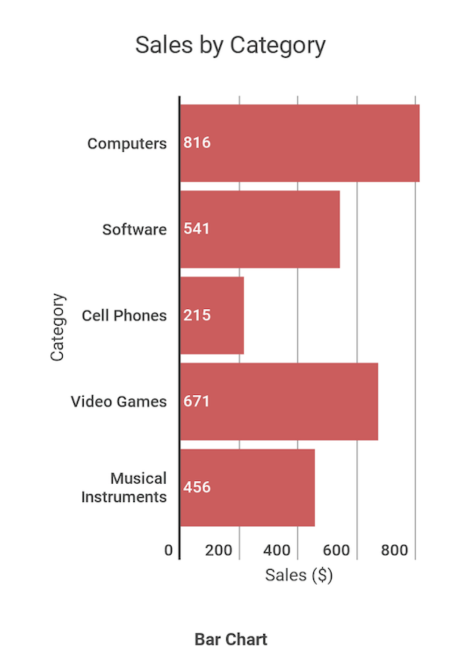
#> input picture unar_r3/bar_chart.png, 934 x 1322 px (shown at 1/2 size)
$ jupyter execute --allow-errors 'graph_to_data_table_(lame_way).ipynb'   (shell and % lines are left out)   (older library calls are emulated)
#> lines starting #> are read from the running program, lines starting #| are printed output that depends on the picture; after the words box and inside, x2 and y2 are one past the last pixel; in counts of white or black regions, pixels touching at a corner belong together
NOTE: These problems are better solved using Deep Learning as it would automatically generalise on commonly seen patterns. Due to lack of time, I am solving these using image processing & heuristics (assumptions are outlined whenever they are made)

[cell 1]

import cv2
import PIL
from PIL import Image
from io import BytesIO
import IPython.display
import numpy as np

[cell 2]
# Visualize numpy arrays for debugging
def showarray(a, fmt='png'):
    a = np.uint8(a)
    f = BytesIO()
    Image.fromarray(a).save(f, fmt)
    IPython.display.display(IPython.display.Image(data=f.getvalue()))

## Task 1: Extract textual and graphical information from bar graphs

* I'm gonna first extract bars, then the embedded numbers in them.
* Then segment and OCR words.
* Then use bars' loaction to classify if each word segment belongs to X or Y
* Also, determine which word segment relates to which bar

[cell 3]
# Input looks different because openCV looks at an array as BGR instead of RGB
bar_chart = cv2.imread("bar_chart.png")
#> bar_chart is the input picture: shape (1322, 934, 3); mean B, G, R 218.9, 218.9, 240.6
showarray(bar_chart)

### A table listing the coordinates of boundaries/vertices of each bar

#### For this particular example, color image processing is easy to go with

[cell 4]
# Segmenting bars
hsv = cv2.cvtColor(bar_chart, cv2.COLOR_BGR2HSV)
#> hsv: shape (1322, 934, 3); mean H, S, V 2.5, 27.4, 240.6

lower_red = np.array([0,120,70])
upper_red = np.array([10,255,255])
bar_mask = cv2.inRange(hsv, lower_red, upper_red)
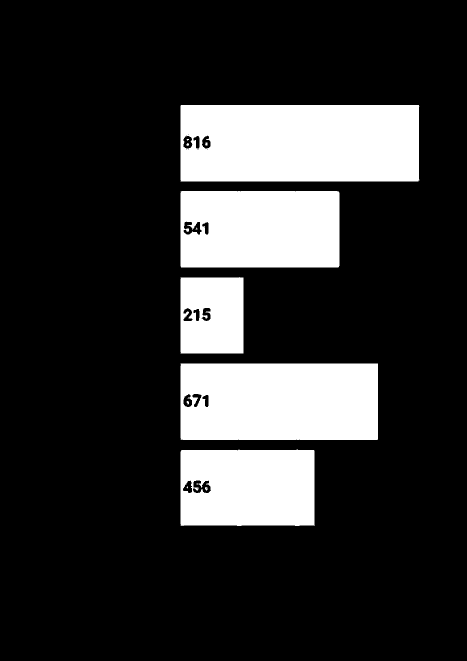
#> bar_mask: shape (1322, 934) (shown at 1/2 size); 19.3% white; 14 white regions (5 under 20 px)

showarray(bar_mask)

[cell 5]
# Get contours

# imgray = cv.cvtColor(bar_mask, cv.COLOR_BGR2GRAY)
# ret, thresh = cv.threshold(imgray, 127, 255, 0)
contours, hierarchy = cv2.findContours(bar_mask, cv2.RETR_TREE, cv2.CHAIN_APPROX_SIMPLE)
#> contours = 39 contours, 21 with area under 20; largest, box (x1, y1, x2, y2) and area: (361, 210, 839, 363) 72352, (361, 727, 756, 880) 59879, (361, 382, 679, 535) 48169, (361, 899, 629, 1052) 40071, (361, 554, 487, 707) 18874
showarray(cv2.drawContours(bar_chart.copy(), contours, -1, (0,255,0), 3))

[cell 6]
# Relevent contours
contour_areas = list(map(lambda c: cv2.contourArea(c), contours))
#> contour_areas = 39 values, max 72351.5 at index 26, min 0 at index 25, mean 6256.9
avg_bar_area = np.mean(contour_areas)  # Since the digit font is comparatively negligible
#> avg_bar_area = 6256.9
irrelevant_contours = np.array(contour_areas) < avg_bar_area
#> (the rest of this cell did not finish here and is left out)

### A table listing the numerical values embedded as texts in each bar and its association with the respective bar

#### Run `relevant_contours` through OCR and make a list identical to `relevant_contours`

[cell 7]
import pytesseract

[cell 8]
# Testing Tesseract installation
pytesseract.image_to_string(bar_chart)
#> (this line was passed over: pytesseract is not available in this run)

[cell 9]
# crop contour from image
# [6 lines left out: function bb_region, not called in this run]

#> (the rest of this cell did not finish here and is left out)

[cell 10]
bar_values = []
#> (the rest of this cell did not finish here and is left out)

### A table indicating the embedded texts along with its coordinate value. Categorize them as X and Y axis.

####  Strategy (and assumptions):
* Let's first segment words (and numbers) using dialation followed by contouring, then segmentation, then OCR
* [Heuristic] Taking advantage of the fact that we're looking at a bar chart, let's classify everything below the lowest bar as X and everything else as Y
* [Heuristic] Once again, we'll use Y of bars to match (and align) embedded text

[cell 11]
# Find the lowest bar's y val to classify texts as X / Y axes
# [8 lines left out: function last_bar_y, not called in this run]


#> (the rest of this cell did not finish here and is left out)

##### Morphological ops for words segmentation
###### Dialation
Actually, we want text (black chars on white background).
So eroding this image as-is is equivalent to inverting it first and then dialating to scrub off text making it a connected component so that our contour finder picks it

[cell 12]
# Dialation by trail & error suitable for font size in this image (can be automated too)
kernel = np.ones((9, 9), np.uint8)
dialated_bar_chart = cv2.erode(bar_chart.copy(), kernel, iterations=1)
showarray(dialated_bar_chart)

###### Connected component analysis

[cell 13]
_, dialated_bar_chart_bw = cv2.threshold(
    cv2.cvtColor(dialated_bar_chart, cv2.COLOR_BGR2GRAY), 127, 255, 0)
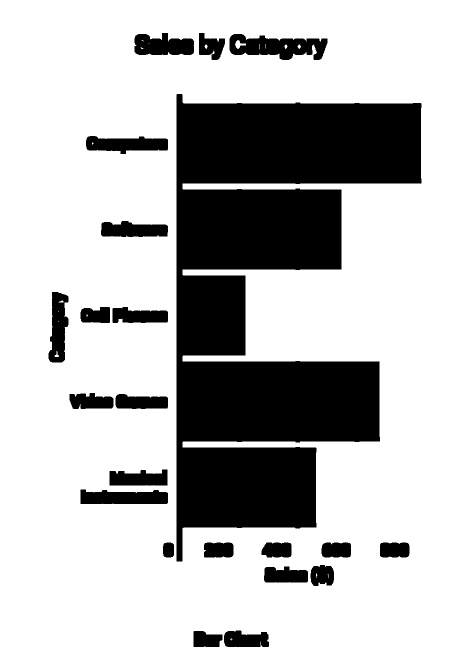
#> dialated_bar_chart_bw: shape (1322, 934) (shown at 1/2 size); 74.1% white; 22 black regions
text_contours, hierarchy = cv2.findContours(
    dialated_bar_chart_bw, cv2.RETR_TREE, cv2.CHAIN_APPROX_SIMPLE)
#> text_contours = 41 contours, 13 with area under 20; largest, box (x1, y1, x2, y2) and area: (0, 0, 934, 1322) 1232493, (352, 187, 844, 1124) 267103, (458, 67, 656, 121) 7017, (160, 978, 337, 1009) 4528, (171, 271, 337, 309) 4332
showarray(cv2.drawContours(bar_chart.copy(), contours, -1, (225,0,0), 3))

###### Filtering

[cell 14]
# Relevent contours
import seaborn as sns

text_contour_areas = list(map(lambda c: cv2.contourArea(c), text_contours))
#> text_contour_areas = 41 values, max 1232493 at index 0, min 0 at index 22, mean 38020.9
sns.boxplot(text_contour_areas, showfliers=False)
#> (this line was passed over: IPython is not available in this run)

[cell 15]
biggest_cc_area = np.mean(text_contour_areas)
#> biggest_cc_area = 38020.9
#> (the rest of this cell did not finish here and is left out)

#> (a cell that did not finish here is left out)

### Results

[cell 17]
import pandas as pd

#> (a cell that did not finish here is left out)

#> (a cell that did not finish here is left out)

[cell 20]
# Relationship table
# [10 lines left out: function det_relation, not called in this run]

def get_range(bar_bbox):
    return (bar_bbox[1], bar_bbox[1] + bar_bbox[3])


#> (the rest of this cell did not finish here and is left out)

#> (a cell that did not finish here is left out)

#> (a cell that did not finish here is left out)

[cell 23]
# To DB
import sqlite3
db = sqlite3.connect('unar_r3_t1.db')

#> (a cell that did not finish here is left out)

## Task 2: Generating visual materials for tactile & Braille printing

* I will be wiriting a generic script to extract any graphical elements.
* First, I'd extract graphical elements from graph
* Next, I'd determine it's relative scale quantitatively
* Then, I'll make a program that constructs graph's Braille printing template
* Finally, I superpose the graphical elements onto the Braille template, matching the scales.

[cell 25]
im = cv2.imread("plot.png")
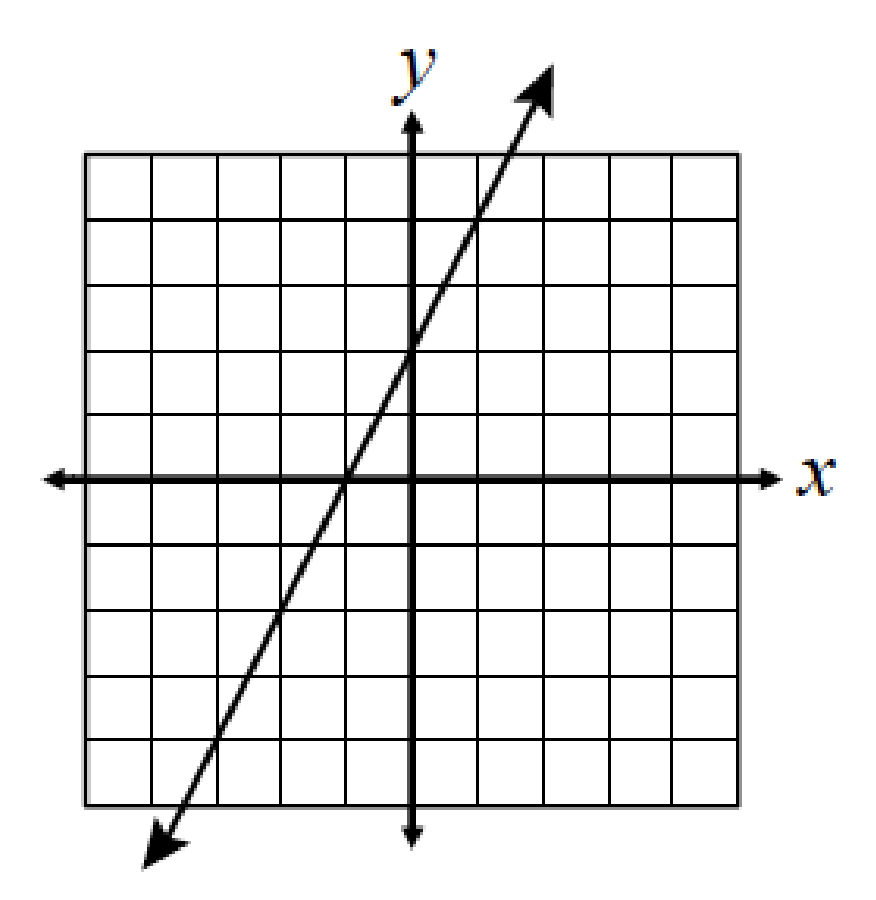
#> input picture unar_r3/plot.png, 876 x 900 px
#> im is the input picture: shape (900, 876, 3); mean B, G, R 234.8, 234.8, 234.8
im_copy = im.copy()
im = cv2.cvtColor(im, cv2.COLOR_RGB2GRAY)
#> im: shape (900, 876)
showarray(im)

[cell 26]
def plot_lines(img, lines, noplot=False, style=""):

    def drawline(img, pt1, pt2, color, thickness=1, style='dotted', gap=20):
        # https://stackoverflow.com/questions/26690932/opencv-rectangle-with-dotted-or-dashed-lines

        dist =((pt1[0]-pt2[0])**2+(pt1[1]-pt2[1])**2)**.5
        pts= []
        for i in  np.arange(0,dist,gap):
            r=i/dist
            x=int((pt1[0]*(1-r)+pt2[0]*r)+.5)
            y=int((pt1[1]*(1-r)+pt2[1]*r)+.5)
            p = (x,y)
            pts.append(p)

        if style=='dotted':
            for p in pts:
                cv2.circle(img,p,thickness,color,-1)
        else:
            s=pts[0]
            e=pts[0]
            i=0
            for p in pts:
                s=e
                e=p
                if i%2==1:
                    cv2.line(img,s,e,color,thickness)
                i+=1


    for line in lines:
        x1, y1, x2, y2 = line[0]
        if style == "dotted":
            drawline(img, (x1,y1), (x2,y2), (255,0,0), 3)
        else:
            cv2.line(img, (x1,y1), (x2,y2), (255,0,0), 3)

    if not noplot:
        showarray(img)

    return img

[cell 27]
edges = cv2.Canny(im, 50, 150, apertureSize=3)
#> edges: shape (900, 876); 4.8% white in thin lines or dots, all inside (x1, y1, x2, y2) = (39, 48, 836, 872)
lines = cv2.HoughLinesP(edges, rho=1, theta=(3*np.pi)/180, threshold=400, minLineLength=600, maxLineGap=25)
#> lines = 52 rows, first 6: [41, 477, 781, 477], [409, 849, 409, 49], [149, 868, 149, 149], [738, 809, 738, 150], [741, 809, 741, 153], [415, 846, 415, 49]

_ = plot_lines(im_copy.copy(), lines)
#> the loop in plot_lines, `for line in lines:` made 52 passes

[cell 28]
def slope_of_line(x1, y1, x2, y2):
    return (y2 - y1) / (x2 - x1)

# Lines with slope 0 / -inf are grid lines (most likely)
lines_slope = np.array(list(map(
    lambda line: slope_of_line(*line[0]),
    lines
)))
grid_lines = lines[np.bitwise_or(lines_slope == 0, lines_slope == -np.inf)]
#> grid_lines has the same summary as lines

_ = plot_lines(im_copy.copy(), grid_lines)
#> the loop in plot_lines (call 2), `for line in lines:` made 52 passes

[cell 29]
grid_lines_mask = np.zeros(im.shape)
grid_lines_mask = plot_lines(grid_lines_mask, grid_lines, noplot=True)
kernel = np.ones((3, 3), np.uint8)
grid_lines_mask = cv2.morphologyEx(grid_lines_mask, cv2.MORPH_CLOSE, kernel).astype(np.uint8)
#> grid_lines_mask: shape (900, 876); 16.8% white; 1 white region, box (x1, y1, x2, y2) and area: (39, 47, 784, 871) 132111
showarray(grid_lines_mask)

[cell 30]
graphical_elem = np.bitwise_or(grid_lines_mask, im)
graphical_elem = cv2.morphologyEx(graphical_elem, cv2.MORPH_OPEN, kernel, iterations=15)
showarray(graphical_elem)

[cell 31]
grid_template = np.bitwise_not(plot_lines(
                    np.ones(im.shape), grid_lines, style="dotted", noplot=True).astype(np.int))
#> grid_template: shape (900, 876) int64; values -256 (black) and -2 (white), 94.5% white; 678 black regions, largest, box (x1, y1, x2, y2) and area: (77, 460, 94, 492) 271, (398, 142, 419, 173) 258, (77, 660, 94, 692) 244
showarray(grid_template)

[cell 32]
# suppress grid_lines and augment x, y axis and their intersections
from pprint import pprint

BASE = 10
def int_round(x, base=BASE):
    return base * round(x / base)

def dx(x1, y1, x2, y2):
    return ((x1 + x2) / 2)

def dy(x1, y1, x2, y2):
    return ((y1 + y2) / 2)

def get_closest_dist(lines_map, cur_dist, e=BASE):
    for key in lines_map.keys():
        if abs(key - cur_dist) <= e:
            return key

def intercepts(axis, perpendicular_lines):

    intercept = []
    # If X axis
    if slope_of_line(*axis[0]) == 0:
        for line in perpendicular_lines.values():
            intercept.append([line[0][0], axis[0][1]])
#             intercept.append([axis[0][1], line[0][0]])
    else:
        for line in perpendicular_lines.values():
            intercept.append([axis[0][0], line[0][1]])
#             intercept.append([line[0][1], axis[0][0]])

    return intercept


def intercept_plotter_coords(intercept, axis="X", e=10):
    x, y = intercept
    if axis == "X":
        points = [(x, y + e), (x, y - e)]
    else:
        points = [(x + e, y), (x - e, y)]

    return points


vertical_lines = {}
horizontal_lines = {}
for line in grid_lines:
    if slope_of_line(*line[0]) == 0:
        cur_dist = int_round(dy(*line[0]))
        closest_key = get_closest_dist(horizontal_lines, cur_dist)
        if closest_key is None:
            horizontal_lines[cur_dist] = line
    else:
        cur_dist = int_round(dx(*line[0]))
        closest_key = get_closest_dist(vertical_lines, cur_dist)
        if closest_key is None:
            vertical_lines[cur_dist] = line
#> this loop made 52 passes


x_axis_key = np.median(list(horizontal_lines.keys()))
y_axis_key = np.median(list(vertical_lines.keys()))

x_axis = horizontal_lines[x_axis_key]
y_axis = vertical_lines[y_axis_key]

del horizontal_lines[x_axis_key]
del vertical_lines[y_axis_key]

[cell 33]
def generate_grid_template(vertical_lines, horizontal_lines, x_axis, y_axis, im):

    grid_lines = list(vertical_lines.values()) + list(horizontal_lines.values())
    grid_template = plot_lines(np.ones(im.shape), grid_lines, style="dotted", noplot=True)
    grid_template = plot_lines(grid_template, [x_axis, y_axis], noplot=True)
#> the loop in plot_lines (call 6), `for line in lines:` made 2 passes
#> after the loop in plot_lines (call 6), `for line in lines:`:
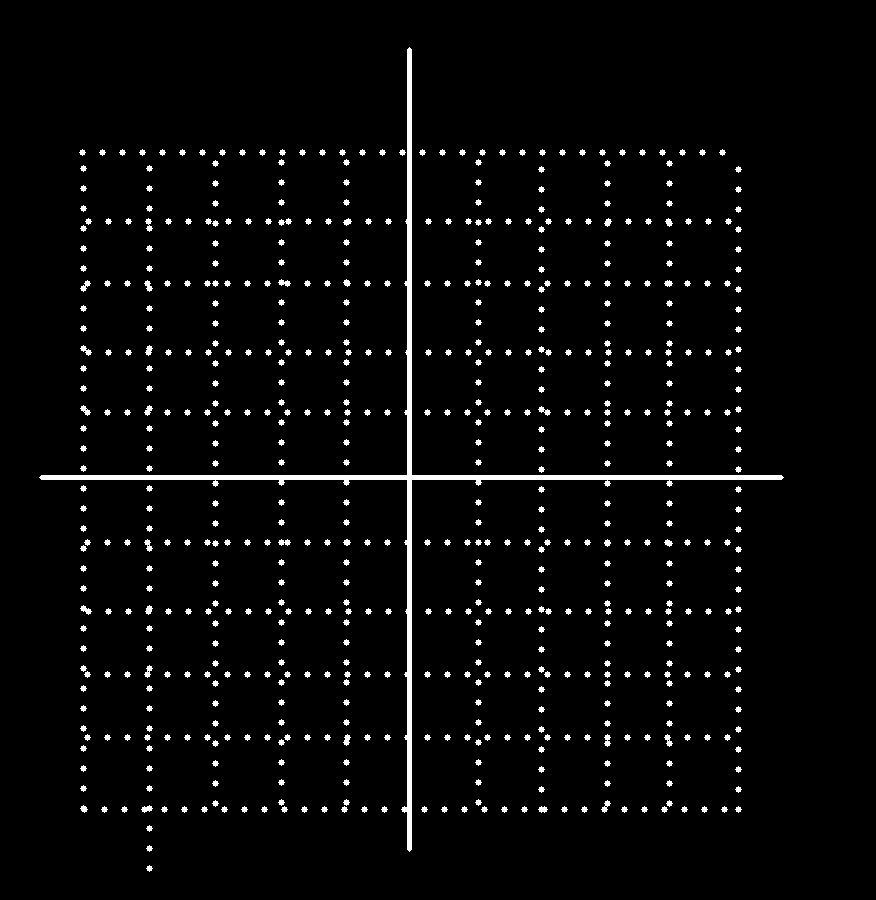
#> img: shape (900, 876) float64; values 1 (black) and 255 (white), 3.4% white; 618 white regions, largest, box (x1, y1, x2, y2) and area: (39, 47, 784, 852) 7973, (145, 218, 153, 232) 58, (278, 218, 292, 226) 58


    x_intercepts = intercepts(x_axis, vertical_lines)
#> the loop in intercepts, `for line in perpendicular_lines.values():` made 10 passes
#> line on passes 1 to 8: [[149, 868, 149, 149]], [[738, 809, 738, 150]], [[541, 809, 541, 149]], [[83, 808, 83, 151]], [[607, 803, 607, 156]], [[478, 802, 478, 157]], [[669, 803, 669, 156]], [[346, 802, 346, 157]]
    for intercept in x_intercepts:
        cv2.line(grid_template, *intercept_plotter_coords(intercept, axis="X"), (255, 0, 0), 2)
#> this loop made 10 passes
#> intercept on passes 1 to 8: [149, 477], [738, 477], [541, 477], [83, 477], [607, 477], [478, 477], [669, 477], [346, 477]
#> grid_template: shape (900, 876) float64; values 1 (black) and 255 (white), 3.4% white; 604 white regions, largest, box (x1, y1, x2, y2) and area: (39, 47, 784, 852) 8689, (145, 218, 153, 232) 58, (278, 218, 292, 226) 58

    y_intercepts = intercepts(y_axis, horizontal_lines)
#> the loop in intercepts (call 2), `for line in perpendicular_lines.values():` made 10 passes
#> line on passes 1 to 8: [[84, 809, 740, 809]], [[82, 152, 740, 152]], [[87, 412, 735, 412]], [[87, 283, 735, 283]], [[87, 542, 734, 542]], [[87, 737, 734, 737]], [[87, 674, 734, 674]], [[88, 221, 734, 221]]
    for intercept in y_intercepts:
        cv2.line(grid_template, *intercept_plotter_coords(intercept, axis="Y"), (255, 0, 0), 2)
#> this loop made 10 passes
#> intercept on passes 1 to 8: [409, 809], [409, 152], [409, 412], [409, 283], [409, 542], [409, 737], [409, 674], [409, 221]
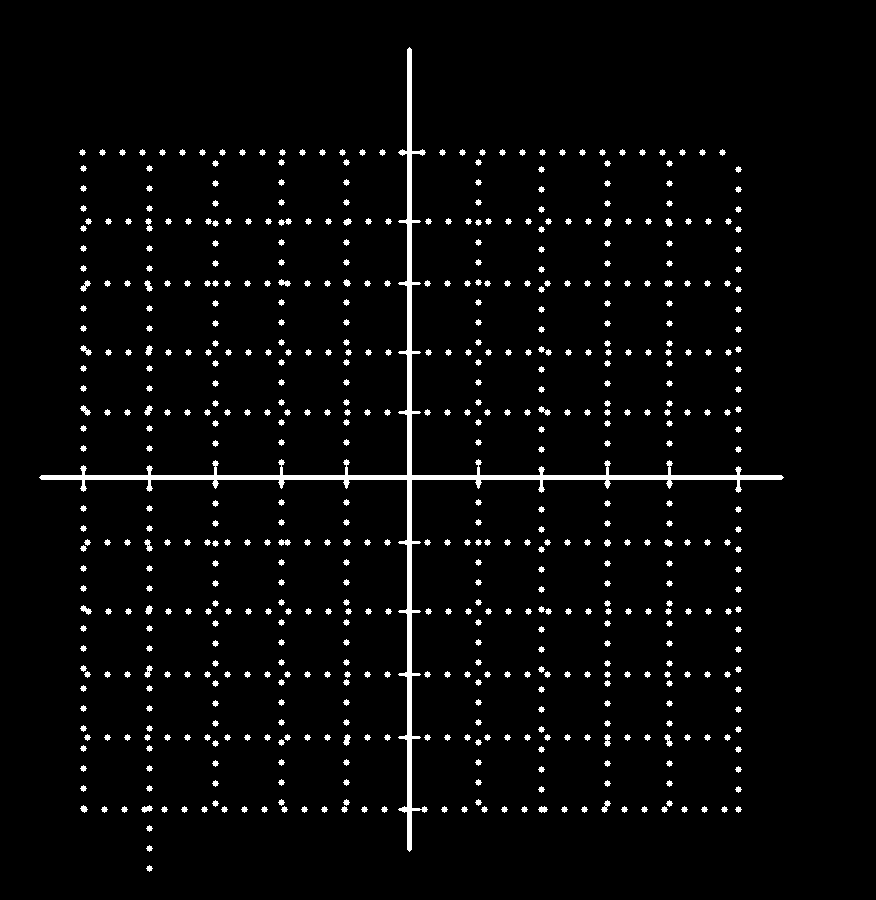
#> grid_template: shape (900, 876) float64; values 1 (black) and 255 (white), 3.5% white; 601 white regions, largest, box (x1, y1, x2, y2) and area: (39, 47, 784, 852) 9194, (145, 218, 153, 232) 58, (278, 218, 292, 226) 58

    grid_template = np.bitwise_not(grid_template.astype(np.uint))
#> grid_template: shape (900, 876) uint64; every value is 1.84e+19

    return grid_template

grid_template = generate_grid_template(vertical_lines, horizontal_lines, x_axis, y_axis, im)
showarray(grid_template)

[cell 34]
# Superpose graphical elements
output = np.bitwise_and(graphical_elem, grid_template)
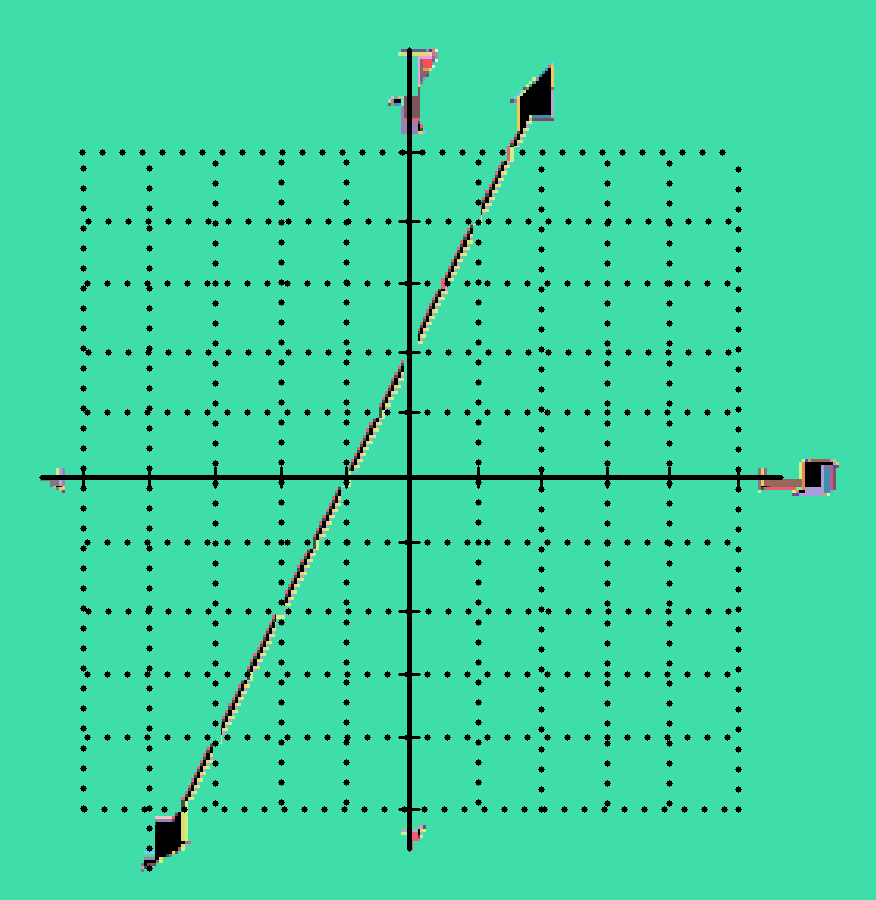
#> output: shape (900, 876) uint64; 56 distinct labels, from 0 to 254; one colour per label, 0 black
showarray(output)
#> in showarray (call 13), `a = np.uint8(a)`:
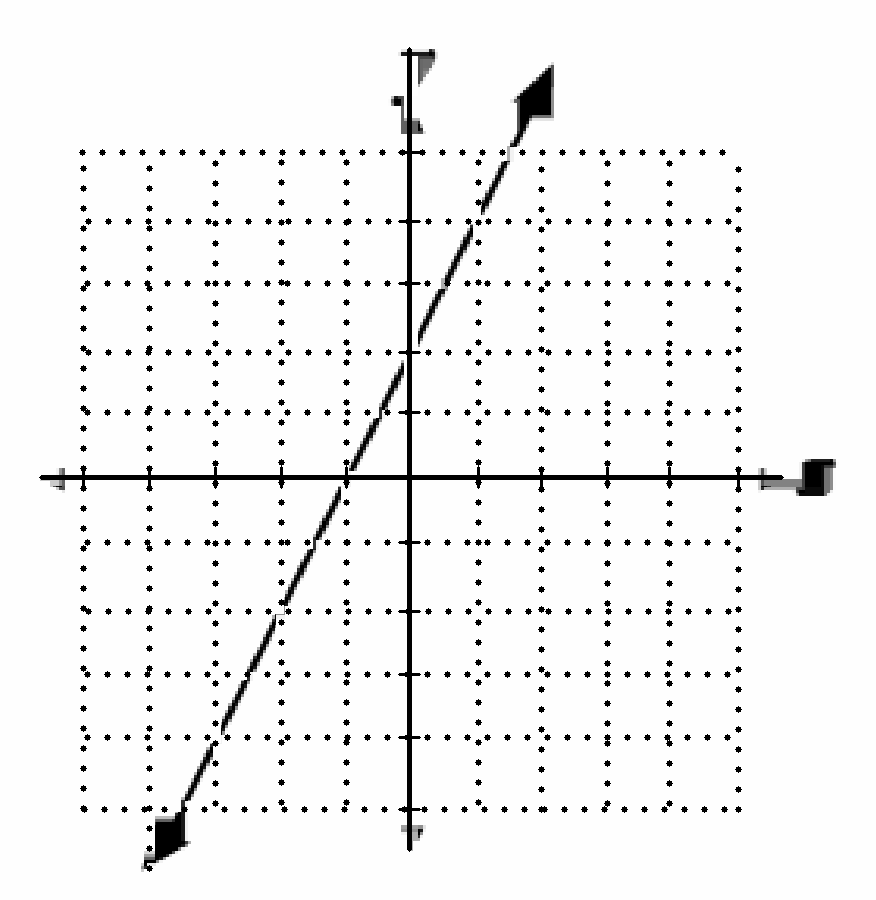
#> a: shape (900, 876); min 0, max 254, mean 242.5

[cell 35]
# Writing the output to disk
cv2.imwrite("task2_output.png", output)
#> Out = True
